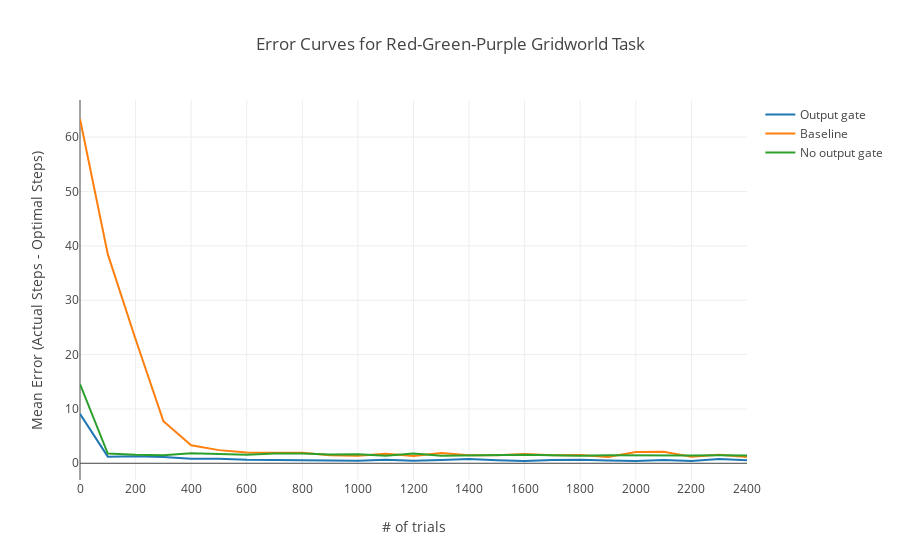
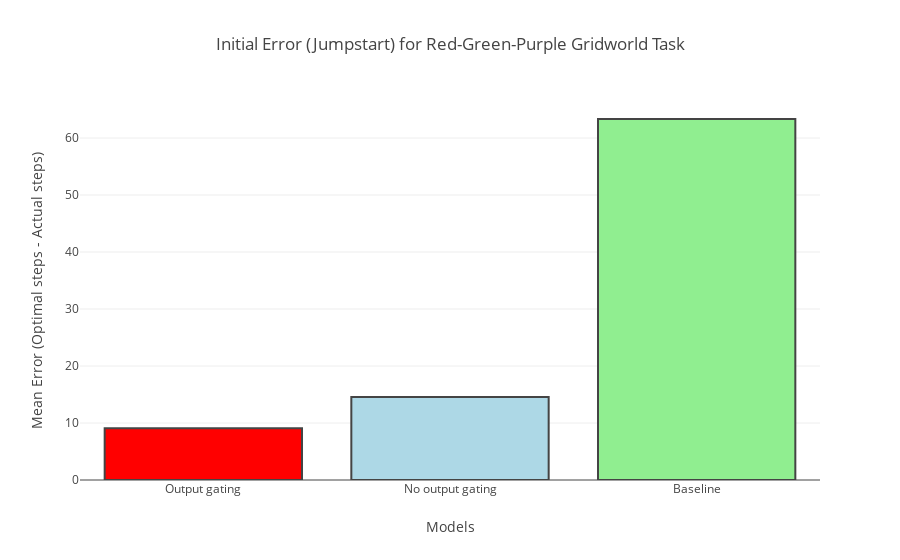

Notebook cell for these charts, in order:
### Code cell
create_transfer_graph()

### Figure 1 — Plotly figure (JSON) as saved in the notebook; plotly's stock layout.template omitted (floating-point values rounded to 4 significant figures; data arrays with more than 128 entries replaced by an {"elided": "..."} marker saying what was removed)
{"data": [{"name": "Output gate", "type": "scatter", "x": [0, 1, 2, 3, 4, 5, 6, 7, 8, 9, 10, 11, 12, 13, 14, 15, 16, 17, 18, 19, 20, 21, 22, 23, 24], "y": ["9.09\n", "1.22\n", "1.3\n", "1.14\n", "0.82\n", "0.84\n", "0.66\n", "0.6\n", "0.56\n", "0.56\n", "0.46\n", "0.64\n", "0.46\n", "0.62\n", "0.78\n", "0.56\n", "0.44\n", "0.62\n", "0.64\n", "0.52\n", "0.42\n", "0.62\n", "0.44\n", "0.78\n", "0.58\n"]}, {"name": "Baseline", "type": "scatter", "x": [0, 1, 2, 3, 4, 5, 6, 7, 8, 9, 10, 11, 12, 13, 14, 15, 16, 17, 18, 19, 20, 21, 22, 23, 24], "y": ["63.34\n", "38.48\n", "22.83\n", "7.75\n", "3.3\n", "2.42\n", "1.98\n", "1.94\n", "1.96\n", "1.48\n", "1.4\n", "1.76\n", "1.34\n", "1.88\n", "1.5\n", "1.48\n", "1.72\n", "1.5\n", "1.54\n", "1.14\n", "2.08\n", "2.1\n", "1.2\n", "1.56\n", "1.16\n"]}, {"name": "No output gate", "type": "scatter", "x": [0, 1, 2, 3, 4, 5, 6, 7, 8, 9, 10, 11, 12, 13, 14, 15, 16, 17, 18, 19, 20, 21, 22, 23, 24], "y": ["14.56\n", "1.8\n", "1.58\n", "1.5\n", "1.84\n", "1.76\n", "1.56\n", "1.78\n", "1.8\n", "1.6\n", "1.66\n", "1.38\n", "1.8\n", "1.38\n", "1.46\n", "1.52\n", "1.56\n", "1.48\n", "1.4\n", "1.48\n", "1.44\n", "1.42\n", "1.44\n", "1.46\n", "1.44\n"]}], "layout": {"title": "Error Curves for Red-Green-Purple Gridworld Task", "xaxis": {"ticktext": {"elided": "250 int values"}, "tickvals": {"elided": "1000 int values"}, "title": "# of trials"}, "yaxis": {"title": "Mean Error (Actual Steps - Optimal Steps)"}}}

### Figure 2 — Plotly figure (JSON) as saved in the notebook; plotly's stock layout.template omitted (floating-point values rounded to 4 significant figures)
{"data": [{"marker": {"color": ["red", "lightblue", "lightgreen"], "line": {"color": [], "width": 2}}, "name": "Output gating", "type": "bar", "x": ["Output gating", "No output gating", "Baseline"], "y": [9.09, 14.56, 63.34]}], "layout": {"barmode": "group", "title": "Initial Error (Jumpstart) for Red-Green-Purple Gridworld Task", "xaxis": {"title": "Models"}, "yaxis": {"title": "Mean Error (Optimal steps - Actual steps)"}}}
